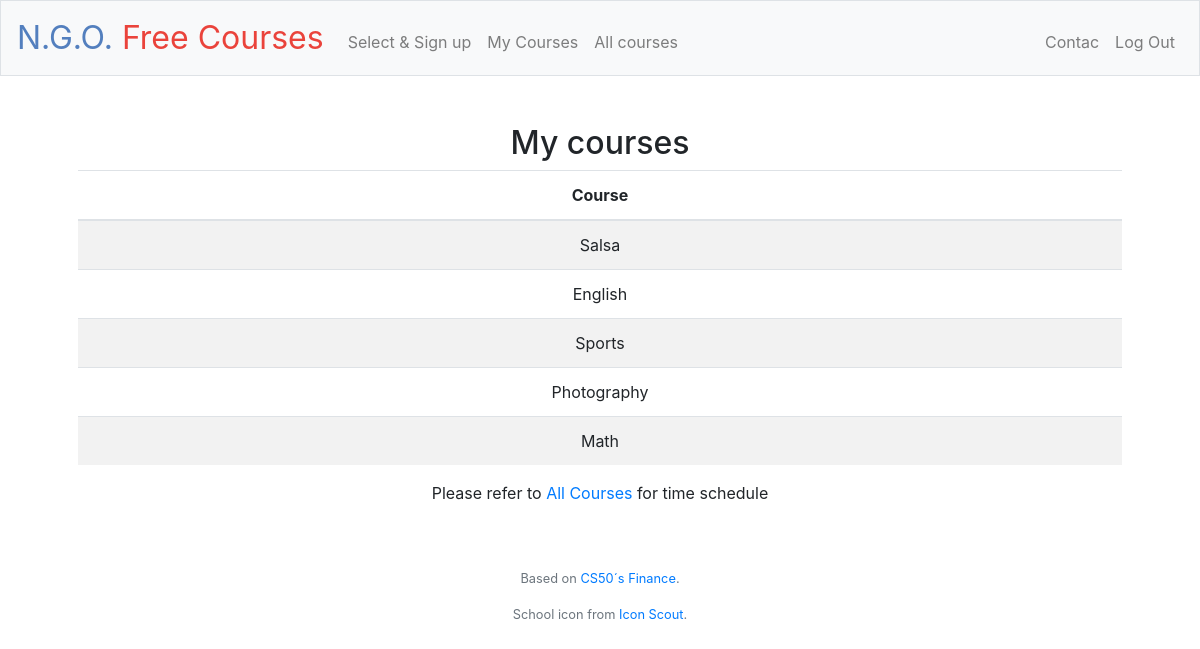
The page / (signed in) on the database its author committed.
### tables this page shows
CREATE TABLE 'courses' (id INTEGER PRIMARY KEY, course TEXT NOT NULL, people INTEGER, FOREIGN KEY (people) REFERENCES students (id));

### application.py (the view)
@app.route("/")
@login_required
def index():
    mycourses = db.execute("SELECT course FROM courses WHERE people =?", session["user_id"])
    return render_template("index.html", mycourses_t=mycourses)

### application.py (called while the page is built)
@app.after_request
def after_request(response):
    response.headers["Cache-Control"] = "no-cache, no-store, must-revalidate"
    response.headers["Expires"] = 0
    response.headers["Pragma"] = "no-cache"
    return response

### helpers.py (called while the page is built)
def login_required(f):
    @wraps(f)
    def decorated_function(*args, **kwargs):
        if session.get("user_id") is None:
            return redirect("/login")
        return f(*args, **kwargs)
    return decorated_function

### templates/index.html (shortened to what this page needs)
{% extends "layout.html" %}
{% block main %}
    <h2>My courses</h2>
    <table class="table table-striped">
        <thead>
            <tr>
                <th>Course</th>
            </tr>
        </thead>
        <tbody>
            {% for i in mycourses_t %}
                <tr>
                    <td>{{ i.course }}</td>
                </tr>
            {% endfor %}
        </tbody>
    </table>
    <p>Please refer to <a href = "/allcourses" target = blank>All Courses</a> for time schedule</p>
{% endblock %}

### rows shown on the page
courses: course "Salsa"
courses: course "English"
courses: course "Sports"
courses: course "Photography"
courses: course "Math"
